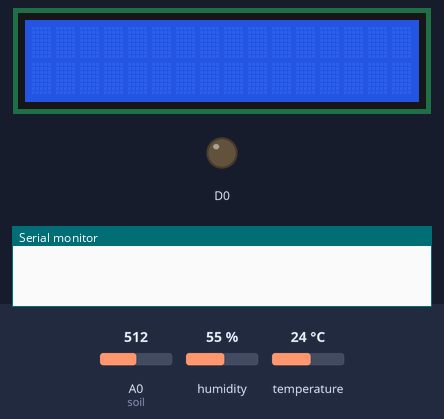
Bench run of a sketch on a simulated ESP8266 (NodeMCU). Parts: 16×2 character LCD, output pins drawn as LEDs (lit = HIGH), the last lines printed to the serial monitor. Inputs (shaded band) come from the test bench; at power-on: A0 (soil) = 512, humidity 55 %, temperature 24 °C. WiFi joins after 1.5 s; servers stay silent unless stated; uploads are accepted with an empty reply.

Above: at 0.0 s.
At 2.3 s:
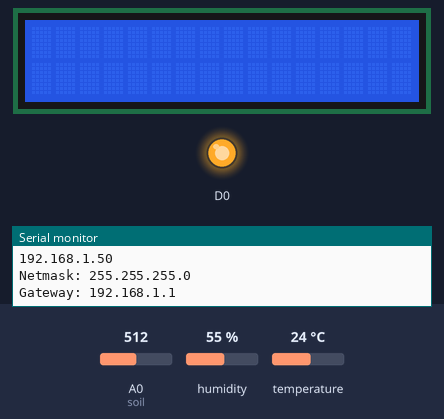
Timing chart, 0 to 3.8 s (numbered marks = the images above):
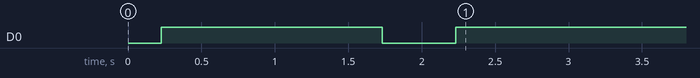

The sketch:

trydb.ino
```cpp
///////////////Written by Eyob Tilahun/////////////////


#include <ESP8266WiFi.h>
#include <ArduinoJson.h>
#include <LiquidCrystal_I2C.h>
#include "DHT.h"

LiquidCrystal_I2C lcd(0x27, 16, 2);

#define DHTTYPE DHT11
// DHT Sensor
uint8_t DHTPin = D4;
int farmid=2;
int sensorid=4;

// Initialize DHT sensor.
DHT dht(DHTPin, DHTTYPE);

float t;
float h;

///////////////////// SENDING DATA ON DATABASE/////////////////////////////////


const int soil = A0;

const char* ssid     = "try1";
const char* password = "12345678";

const char* host = "192.168.43.129";
String url;


/////////////////////////////////Device Configuration for Maintainers//////////////////////////////////////////
                    //////Default Value for farmid and sensoris is 0 ///////////////////////////////////////


//////////////////////////////////////////////////////////////////////////////////////////////////////////////


void setup() {

  pinMode(DHTPin, INPUT);

  dht.begin();

  lcd.begin(16,2);
  lcd.init();
  lcd.backlight();

  Serial.begin(115200);
  delay(100);
  /////////////////////// CONTROL PIN///////////////////
  pinMode(soil, INPUT);
  pinMode(D0, OUTPUT); ////motor pin D0 pin in Nodemcu

  digitalWrite(D0, HIGH); //High is Low, Low is High
  Serial.println();
  Serial.println();
  //////////////////////////////////////////

  Serial.println();

  Serial.print("Connecting to ");
  Serial.println(ssid);


  WiFi.begin(ssid, password);
  while (WiFi.status() != WL_CONNECTED) {
    delay(500);
    Serial.print(".cc");
  }

  Serial.println("");
  Serial.println("WiFi connected");
  Serial.println("IP address: ");
  Serial.println(WiFi.localIP());
  Serial.print("Netmask: ");
  Serial.println(WiFi.subnetMask());
  Serial.print("Gateway: ");
  Serial.println(WiFi.gatewayIP());

  ///////////////////////////// CONTROL PIN ///////////////////////////////
  digitalWrite(D0, LOW);
  delay(500);
  digitalWrite(D0, HIGH);
  delay(500);
  ////////////////////////////////////////////////////////////
 // delayStart = millis();   // start delay
  //timeInterval = 2000;


}


void loop()
{

float temperature = dht.readTemperature();
float humidity = dht.readHumidity();
float moisture = analogRead(soil);


  if(isnan(temperature) || isnan(humidity) || isnan(moisture)){
    Serial.println("Failed to read DHT11");
  }else{
    Serial.print("Humidity: ");
    Serial.print(humidity);
    Serial.print(" %\t");

    Serial.print("Moisture: ");
    Serial.print(moisture);
    Serial.print(" %\t");

    Serial.print("Temperature: ");
    Serial.print(temperature);
    Serial.println(" *C");
    delay(3000);
  }

    Serial.print("connecting to ");
    Serial.println(host);

    // Use WiFiClient class to create TCP connections
    WiFiClient client;
    const int httpPort = 5555;
    if (!client.connect(host, httpPort)) {
        Serial.println("connection failed");
        return;
    }


    // This will send the request to the server
 client.print(String("GET http://192.168.43.129/insert.php?") +
                          ("&temp=") + temperature +
                           ("&moisture=") + moisture +
                          ("&humidity=") + humidity +
                          ("&sensorid=") + sensorid +
                          ("&farmid=") + farmid +
                          " HTTP/1.1\r\n" +
                 "Host: " + host + "\r\n" +
                 "Connection: close\r\n\r\n");
    unsigned long timeout = millis();
    while (client.available() == 0) {
        if (millis() - timeout > 1000) {
            Serial.println(">>> Client Timeout !");
            client.stop();
            return;
        }
    }

    // Read all the lines of the reply from server and print them to Serial
    while(client.available()) {
        String line = client.readStringUntil('\r');
        Serial.print(line);

    }

    Serial.println();
    Serial.println("closing connection");
}
```
